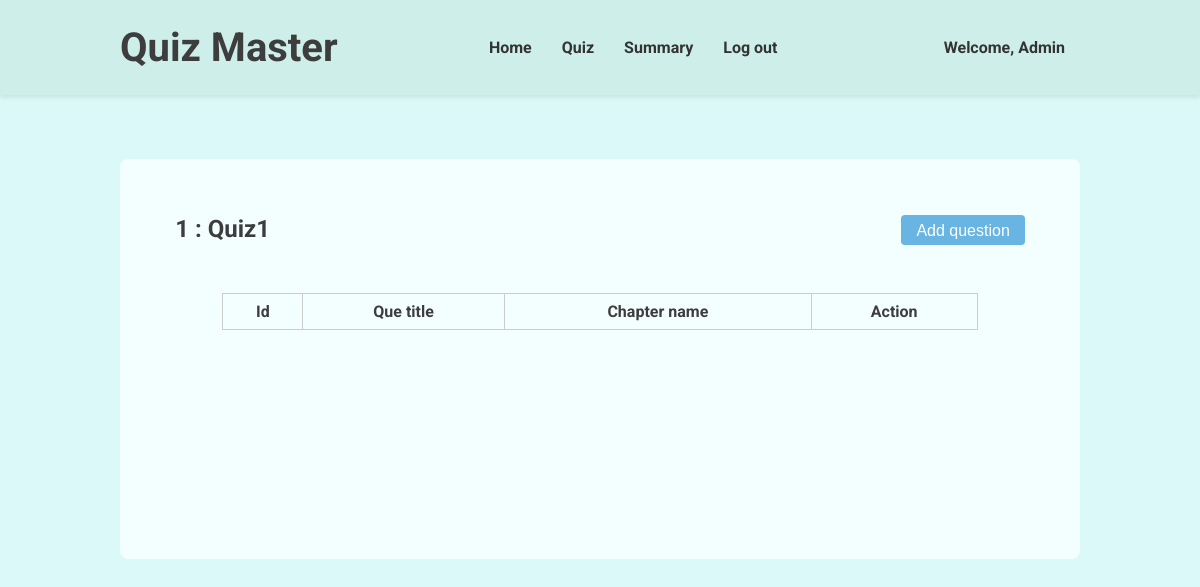
The page /view-quiz/1 (signed in) on the database its author committed.
### models.py (models this page shows, shortened)
class User(db.Model, UserMixin):
    __tablename__ = 'users'
    id = db.Column(db.Integer, primary_key=True)
    username = db.Column(db.String(80), unique=True, nullable=False)
    passhash = db.Column(db.String(256), nullable=False)
    fullname = db.Column(db.String(80), nullable=False)
    qualification = db.Column(db.String(80), nullable=False)
    dob = db.Column(db.Date, nullable=False)
    is_admin = db.Column(db.Boolean, nullable=False, default=False)
    @property
    def password(self):
        raise AttributeError('Password is not a readable attribute')

class Quizzes(db.Model):
    __tablename__ = 'quizzes'
    quizid = db.Column(db.Integer, primary_key=True)
    quizname = db.Column(db.String(80), unique=False, nullable=False)
    subjectid = db.Column(db.Integer, db.ForeignKey('subjects.subjectid'), nullable=False)
    duration = db.Column(db.Integer, nullable=False)
    quizdate = db.Column(db.Date, nullable=False)

### routes.py (the view, shortened to what this page needs)
@app.route('/view-quiz/<int:quiz_id>', methods=['GET', 'POST'])
@login_required
def view_quiz(quiz_id):
    return render_template('view-quiz.html', user = current_user, quiz = Quizzes.query.get(quiz_id), questions = Questions.query.filter_by(quizid=quiz_id).all(), chapters = Chapters.query.filter_by(subjectid=Quizzes.query.get(quiz_id).subjectid).all())

### app.py (called while the page is built)
@login_manager.user_loader
def load_user(userid):
    return models.User.query.get(int(userid))

### templates/view-quiz.html (shortened to what this page needs)
{% extends "base.html" %} {% block title %}View Quiz | Quiz Master{% endblock %}
{% block stylesheet %}
<link rel="stylesheet" href="{{ url_for('static', filename='navbar.css') }}" />
{% endblock %} {% block navbar %}
<header>
  <div class="header-container">
    <h1>Quiz Master</h1>
    <nav>
      <ul>
        <li>
          <a href="/dashboard">Home</a>
        </li>
        <li>
          <a href="/admin-quiz">Quiz</a>
        </li>
        <li>
          <a href="/admin-summary">Summary</a>
        </li>
        <li>
          <a href="/logout">Log out</a>
        </li>
      </ul>
    </nav>
    <a href="/profile">Welcome, {{ user.fullname}}</a>
  </div>
</header>
{% endblock %} {% block content %}
<main>
  <div class="sub-header">
    <h2>{{ quiz.quizid }} : {{ quiz.quizname }}</h2>
    <button id="add-question-btn">Add question</button>
  </div>
  <table>
    <thead>
      <tr>
        <th>Id</th>
        <th>Que title</th>
        <th>Chapter name</th>
        <th>Action</th>
      </tr>
    </thead>
  </table>
</main>
{% endblock %}

### static/index.css (style rules this page uses)
* { margin: 0; padding: 0; box-sizing: border-box; }
body { background-color: #dbf9f8; color: #3d3d3d; font-family: 'roboto', sans-serif; }

### static/navbar.css (style rules this page uses)
header { background-color: #cdeee9; padding: 1.5rem; box-shadow: 0 2px 5px rgba(0, 0, 0, 0.1); }
.header-container { margin: auto; width: 80vw; display: flex; justify-content: space-between; align-items: center; }
header h1 { margin: 0; font-size: 2.5rem; color: #3d3d3d; }
header nav ul { list-style: none; display: flex; }
header a { margin: 0 15px; text-decoration: none; color: #333; font-weight: bold; }

### templates/view-quiz.html (style rules this page uses)
main { margin: 4rem 0; padding: 0.5rem; min-height: 50vh; display: flex; flex-direction: column; align-items: center; background-color: #f3ffff; border-radius: 0.5rem; }
.sub-header { margin: 3rem 0; width: 90%; display: flex; justify-content: space-between; }
.sub-header h2 { font-size: 1.5rem; }
.sub-header button { padding: 7px 15px 5px; font-size: 1rem; background-color: #68b4e2; color: #fff; border: none; border-radius: 0.25rem; cursor: pointer; }
table { width: 80%; border-collapse: collapse; margin-bottom: 3rem; }
th, td { border: 1px solid #ccc; padding: 8px; text-align: center; }

### rows shown on the page
User: fullname "Admin"
Quizzes: quizid "1", quizname "Quiz1"
